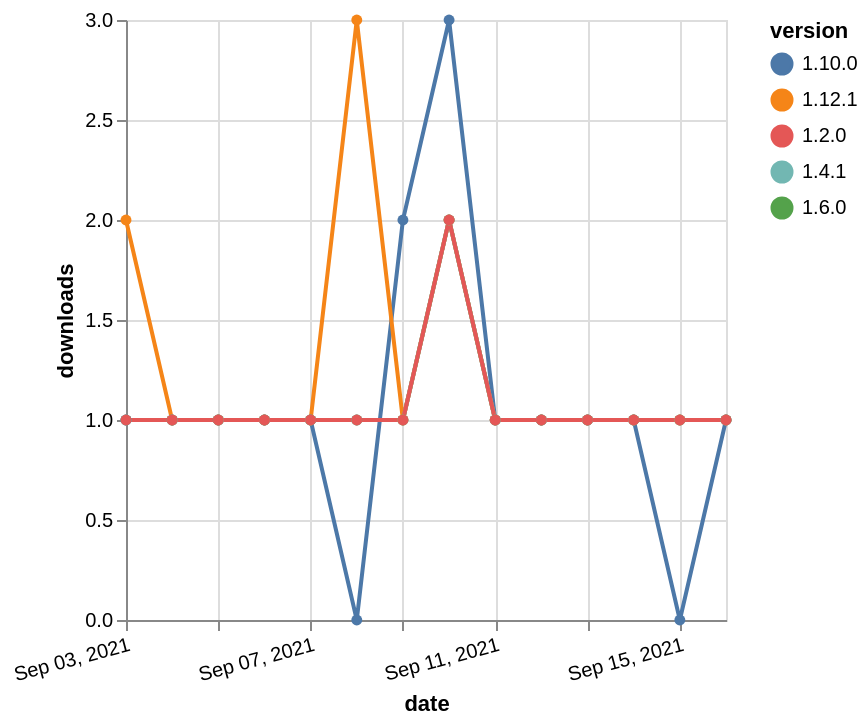

Write a Vega-Lite specification for this figure.
### Vega-Lite specification from a JSON file in a GitHub repository (floating-point values rounded to 4 significant figures)
{"$schema": "https://vega.github.io/schema/vega-lite/v5.json", "description": "A simple bar chart with embedded data.", "data": {"values": [{"date": "2021-09-03", "total": 195, "delta": 1, "version": "1.6.0"}, {"date": "2021-09-04", "total": 196, "delta": 1, "version": "1.6.0"}, {"date": "2021-09-05", "total": 197, "delta": 1, "version": "1.6.0"}, {"date": "2021-09-06", "total": 198, "delta": 1, "version": "1.6.0"}, {"date": "2021-09-07", "total": 199, "delta": 1, "version": "1.6.0"}, {"date": "2021-09-08", "total": 200, "delta": 1, "version": "1.6.0"}, {"date": "2021-09-09", "total": 201, "delta": 1, "version": "1.6.0"}, {"date": "2021-09-10", "total": 203, "delta": 2, "version": "1.6.0"}, {"date": "2021-09-11", "total": 204, "delta": 1, "version": "1.6.0"}, {"date": "2021-09-12", "total": 205, "delta": 1, "version": "1.6.0"}, {"date": "2021-09-13", "total": 206, "delta": 1, "version": "1.6.0"}, {"date": "2021-09-14", "total": 207, "delta": 1, "version": "1.6.0"}, {"date": "2021-09-15", "total": 208, "delta": 1, "version": "1.6.0"}, {"date": "2021-09-16", "total": 209, "delta": 1, "version": "1.6.0"}, {"date": "2021-09-03", "total": 202, "delta": 1, "version": "1.10.0"}, {"date": "2021-09-04", "total": 203, "delta": 1, "version": "1.10.0"}, {"date": "2021-09-05", "total": 204, "delta": 1, "version": "1.10.0"}, {"date": "2021-09-06", "total": 205, "delta": 1, "version": "1.10.0"}, {"date": "2021-09-07", "total": 206, "delta": 1, "version": "1.10.0"}, {"date": "2021-09-08", "total": 206, "delta": 0, "version": "1.10.0"}, {"date": "2021-09-09", "total": 208, "delta": 2, "version": "1.10.0"}, {"date": "2021-09-10", "total": 211, "delta": 3, "version": "1.10.0"}, {"date": "2021-09-11", "total": 212, "delta": 1, "version": "1.10.0"}, {"date": "2021-09-12", "total": 213, "delta": 1, "version": "1.10.0"}, {"date": "2021-09-13", "total": 214, "delta": 1, "version": "1.10.0"}, {"date": "2021-09-14", "total": 215, "delta": 1, "version": "1.10.0"}, {"date": "2021-09-15", "total": 215, "delta": 0, "version": "1.10.0"}, {"date": "2021-09-16", "total": 216, "delta": 1, "version": "1.10.0"}, {"date": "2021-09-03", "total": 130, "delta": 2, "version": "1.12.1"}, {"date": "2021-09-04", "total": 131, "delta": 1, "version": "1.12.1"}, {"date": "2021-09-05", "total": 132, "delta": 1, "version": "1.12.1"}, {"date": "2021-09-06", "total": 133, "delta": 1, "version": "1.12.1"}, {"date": "2021-09-07", "total": 134, "delta": 1, "version": "1.12.1"}, {"date": "2021-09-08", "total": 137, "delta": 3, "version": "1.12.1"}, {"date": "2021-09-09", "total": 138, "delta": 1, "version": "1.12.1"}, {"date": "2021-09-10", "total": 140, "delta": 2, "version": "1.12.1"}, {"date": "2021-09-11", "total": 141, "delta": 1, "version": "1.12.1"}, {"date": "2021-09-12", "total": 142, "delta": 1, "version": "1.12.1"}, {"date": "2021-09-13", "total": 143, "delta": 1, "version": "1.12.1"}, {"date": "2021-09-14", "total": 144, "delta": 1, "version": "1.12.1"}, {"date": "2021-09-15", "total": 145, "delta": 1, "version": "1.12.1"}, {"date": "2021-09-16", "total": 146, "delta": 1, "version": "1.12.1"}, {"date": "2021-09-03", "total": 202, "delta": 1, "version": "1.4.1"}, {"date": "2021-09-04", "total": 203, "delta": 1, "version": "1.4.1"}, {"date": "2021-09-05", "total": 204, "delta": 1, "version": "1.4.1"}, {"date": "2021-09-06", "total": 205, "delta": 1, "version": "1.4.1"}, {"date": "2021-09-07", "total": 206, "delta": 1, "version": "1.4.1"}, {"date": "2021-09-08", "total": 207, "delta": 1, "version": "1.4.1"}, {"date": "2021-09-09", "total": 208, "delta": 1, "version": "1.4.1"}, {"date": "2021-09-10", "total": 210, "delta": 2, "version": "1.4.1"}, {"date": "2021-09-11", "total": 211, "delta": 1, "version": "1.4.1"}, {"date": "2021-09-12", "total": 212, "delta": 1, "version": "1.4.1"}, {"date": "2021-09-13", "total": 213, "delta": 1, "version": "1.4.1"}, {"date": "2021-09-14", "total": 214, "delta": 1, "version": "1.4.1"}, {"date": "2021-09-15", "total": 215, "delta": 1, "version": "1.4.1"}, {"date": "2021-09-16", "total": 216, "delta": 1, "version": "1.4.1"}, {"date": "2021-09-03", "total": 250, "delta": 1, "version": "1.2.0"}, {"date": "2021-09-04", "total": 251, "delta": 1, "version": "1.2.0"}, {"date": "2021-09-05", "total": 252, "delta": 1, "version": "1.2.0"}, {"date": "2021-09-06", "total": 253, "delta": 1, "version": "1.2.0"}, {"date": "2021-09-07", "total": 254, "delta": 1, "version": "1.2.0"}, {"date": "2021-09-08", "total": 255, "delta": 1, "version": "1.2.0"}, {"date": "2021-09-09", "total": 256, "delta": 1, "version": "1.2.0"}, {"date": "2021-09-10", "total": 258, "delta": 2, "version": "1.2.0"}, {"date": "2021-09-11", "total": 259, "delta": 1, "version": "1.2.0"}, {"date": "2021-09-12", "total": 260, "delta": 1, "version": "1.2.0"}, {"date": "2021-09-13", "total": 261, "delta": 1, "version": "1.2.0"}, {"date": "2021-09-14", "total": 262, "delta": 1, "version": "1.2.0"}, {"date": "2021-09-15", "total": 263, "delta": 1, "version": "1.2.0"}, {"date": "2021-09-16", "total": 264, "delta": 1, "version": "1.2.0"}]}, "width": "container", "mark": {"type": "line", "point": {"filled": true}}, "encoding": {"x": {"field": "date", "type": "temporal", "timeUnit": "yearmonthdate", "title": "date", "axis": {"labelAngle": -15}}, "y": {"field": "delta", "type": "quantitative", "title": "downloads"}, "color": {"field": "version", "type": "nominal"}, "tooltip": {"field": "delta"}}}
